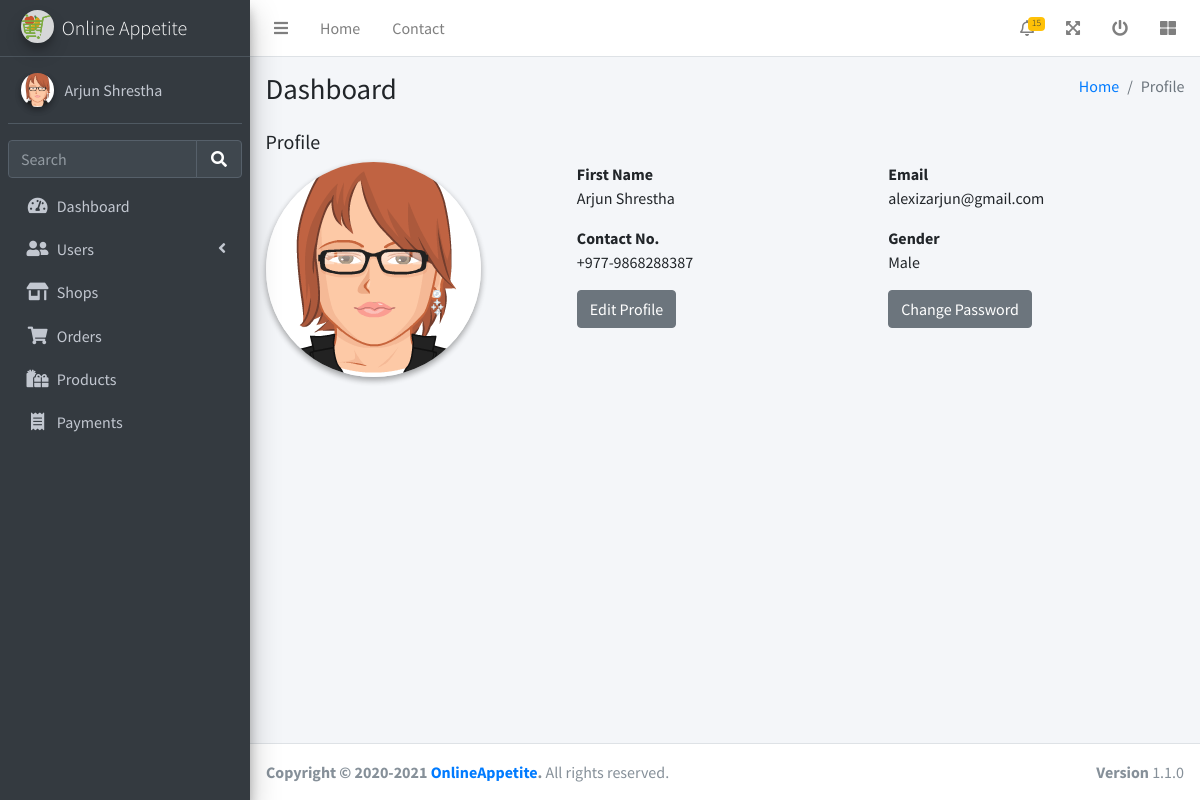
Screenshot of /admin/profile.php (signed in) with the database file from the repository.
### tables this page shows
CREATE TABLE managements (
	management_id INTEGER NOT NULL PRIMARY KEY AUTOINCREMENT,
	user_id INTEGER NOT NULL,
	contact_no VARCHAR(20) NOT NULL,
	FOREIGN KEY (user_id) REFERENCES user(user_id)
);

CREATE TABLE users (
	user_id INTEGER NOT NULL PRIMARY KEY AUTOINCREMENT,
	full_name VARCHAR(30) NOT NULL,
	username VARCHAR(30) NOT NULL UNIQUE,
	email VARCHAR(100) NOT NULL UNIQUE,
	street VARCHAR(100) NULL,
	city VARCHAR(100) NULL,
	state VARCHAR(100) NULL,
	postal VARCHAR(100) NULL,
	country VARCHAR(100) NULL,
	gender INTEGER NOT NULL,
	user_role INTEGER DEFAULT 3,
	password_hash VARCHAR(30) NOT NULL,
	created_at TIMESTAMP DEFAULT CURRENT_TIMESTAMP,
	updated_at TIMESTAMP NULL
, "image" VARCHAR(100) DEFAULT NULL);

### utils/database.php (called while the page is built, shortened)
<?php
    try {
        $conn = new PDO("sqlite:".__DIR__."/../database.sqlite");
        $conn->setAttribute(PDO::ATTR_ERRMODE, PDO::ERRMODE_EXCEPTION);
    }catch(PDOException $e) {
        die("Connection failed: " . $e->getMessage());
    }
    function fetch_row($sql){
        global $conn;
        $stmt = $conn->prepare($sql);
        $res = $stmt->execute();
        $res = $stmt->fetch(PDO::FETCH_ASSOC);
        return $res;
    }

### admin/profile.php (the view, shortened to what this page needs)
<?php
require_once '../utils/database.php';
?>
<!DOCTYPE html>
<html lang="en">
<head>
  <link rel="stylesheet" href="/css/fontawesome-free/css/all.min.css">
  <link rel="stylesheet" href="https://code.ionicframework.com/ionicons/2.0.1/css/ionicons.min.css">
  <link rel="stylesheet" href="/css/adminlte/adminlte.min.css">
</head>
<body class="hold-transition sidebar-mini">
  <div class="wrapper">
    <?php
    include 'header.php';
    $user_id = $_SESSION['admin']['user_id'];
    $user = fetch_row("SELECT * FROM users LEFT JOIN managements ON users.user_id = managements.user_id WHERE users.user_id =='$user_id'");
    ?>
    <div class="content-wrapper">
      <section class="content-header">
        <div class="container-fluid">
          <div class="row mb-2">
            <div class="col-sm-6">
              <h1>Dashboard</h1>
            </div>
            <div class="col-sm-6">
              <ol class="breadcrumb float-sm-right">
                <li class="breadcrumb-item"><a href="#">Home</a></li>
                <li class="breadcrumb-item active">Profile</li>
              </ol>
            </div>
          </div>
        </div>
      </section>
      <section class="content">
        <div class="container-fluid">
          <h5 class="mb-2">Profile</h5>
          <div class="row">
            <div class="col-md-3 col-sm-6 col-12">
              <div class="img">
                <img src="<?= $user['image'] ?? '/assets/images/adminlte/avatar2.png' ?>" alt="" class="img-circle elevation-2">
              </div>
            </div>
            <div class="col-md-8 offset-md-1 col-sm-6 col-12">
              <div class="row">
                <div class="col-6">
                  <strong>First Name</strong>
                  <p><?= $user['full_name'] ?></p>
                </div>
                <div class="col-6">
                  <strong>Email</strong>
                  <p><?= $user['email'] ?></p>
                </div>
              </div>
              <div class="row">
                <div class="col-6">
                  <strong>Contact No.</strong>
                  <p><?= $user['contact_no'] ?></p>
                </div>
                <div class="col-6">
                  <strong>Gender</strong>
                  <p>Male</p>
                </div>
              </div>
              <div class="row">
                <div class="col-6">
                  <a href="/admin/editprofile.php"><button class="btn btn-secondary mb-2">Edit Profile</button></a>
                </div>
                <div class="col-6">
                  <a href="changepassword.php"><button class="btn btn-secondary mb-2">Change Password</button></a>
                </div>
              </div>
            </div>
          </div>
        </div>
      </section>
    </div>
    <?php include 'footer.php'; ?>
  </div>
</body>
</html>

### rows the page displays
managements: user.image (picture), user.full_name "Arjun Shrestha", user.email "alexizarjun@gmail.com", contact_no "+977-9868288387"

### other values shown
$_SESSION['admin']['full_name'] "Arjun Shrestha"
